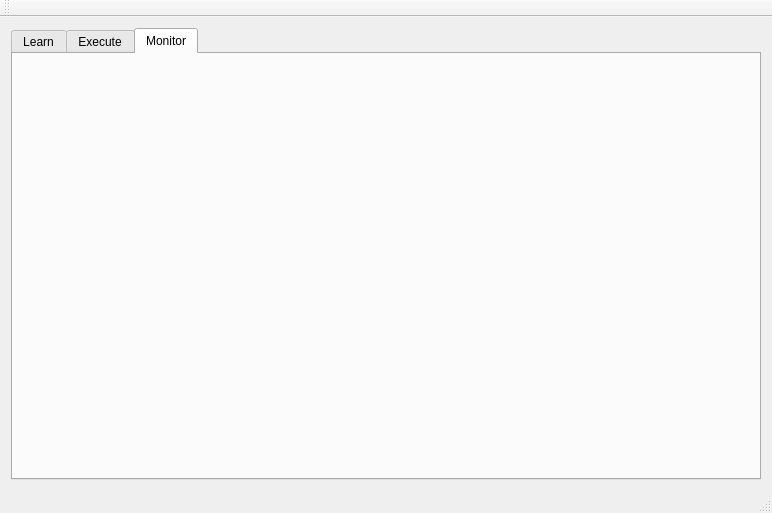
<?xml version="1.0" encoding="UTF-8"?>
<ui version="4.0">
 <class>View</class>
 <widget class="QMainWindow" name="View">
  <property name="geometry">
   <rect>
    <x>0</x>
    <y>0</y>
    <width>772</width>
    <height>513</height>
   </rect>
  </property>
  <property name="windowTitle">
   <string>View</string>
  </property>
  <widget class="QWidget" name="centralWidget">
   <layout class="QGridLayout" name="gridLayout">
    <item row="0" column="0">
     <widget class="QTabWidget" name="tabWidget">
      <property name="currentIndex">
       <number>2</number>
      </property>
      <widget class="QWidget" name="Learn">
       <attribute name="title">
        <string>Learn</string>
       </attribute>
       <layout class="QFormLayout" name="formLayout">
        <item row="0" column="0">
         <widget class="QGroupBox" name="groupBox_3">
          <property name="minimumSize">
           <size>
            <width>330</width>
            <height>300</height>
           </size>
          </property>
          <property name="title">
           <string>Test Window</string>
          </property>
          <layout class="QGridLayout" name="gridLayout_2">
           <item row="0" column="0">
            <widget class="Painter" name="trainWidget" native="true"/>
           </item>
           <item row="1" column="0">
            <widget class="QLabel" name="comandLabel">
             <property name="maximumSize">
              <size>
               <width>16777215</width>
               <height>25</height>
              </size>
             </property>
             <property name="font">
              <font>
               <pointsize>13</pointsize>
               <weight>75</weight>
               <bold>true</bold>
               <kerning>true</kerning>
              </font>
             </property>
             <property name="text">
              <string>Ready to train</string>
             </property>
             <property name="alignment">
              <set>Qt::AlignCenter</set>
             </property>
            </widget>
           </item>
          </layout>
         </widget>
        </item>
        <item row="0" column="1">
         <layout class="QVBoxLayout" name="verticalLayout_4">
          <item>
           <widget class="QGroupBox" name="groupBox_2">
            <property name="minimumSize">
             <size>
              <width>300</width>
              <height>0</height>
             </size>
            </property>
            <property name="title">
             <string>ANN Parameters</string>
            </property>
            <layout class="QVBoxLayout" name="verticalLayout_3">
             <item>
              <layout class="QHBoxLayout" name="horizontalLayout_4">
               <item>
                <widget class="QLabel" name="label_2">
                 <property name="text">
                  <string>Max Epochs</string>
                 </property>
                </widget>
               </item>
               <item>
                <spacer name="horizontalSpacer_2">
                 <property name="orientation">
                  <enum>Qt::Horizontal</enum>
                 </property>
                 <property name="sizeHint" stdset="0">
                  <size>
                   <width>40</width>
                   <height>20</height>
                  </size>
                 </property>
                </spacer>
               </item>
               <item>
                <widget class="QSpinBox" name="spinBox_2">
                 <property name="minimum">
                  <number>100</number>
                 </property>
                 <property name="maximum">
                  <number>10000</number>
                 </property>
                 <property name="singleStep">
                  <number>100</number>
                 </property>
                </widget>
               </item>
              </layout>
             </item>
             <item>
              <layout class="QHBoxLayout" name="horizontalLayout_5">
               <item>
                <widget class="QLabel" name="label_3">
                 <property name="text">
                  <string>Desired Error</string>
                 </property>
                </widget>
               </item>
               <item>
                <spacer name="horizontalSpacer_3">
                 <property name="orientation">
                  <enum>Qt::Horizontal</enum>
                 </property>
                 <property name="sizeHint" stdset="0">
                  <size>
                   <width>40</width>
                   <height>20</height>
                  </size>
                 </property>
                </spacer>
               </item>
               <item>
                <widget class="QSpinBox" name="spinBox_3"/>
               </item>
              </layout>
             </item>
            </layout>
           </widget>
          </item>
          <item>
           <spacer name="verticalSpacer">
            <property name="orientation">
             <enum>Qt::Vertical</enum>
            </property>
            <property name="sizeHint" stdset="0">
             <size>
              <width>108</width>
              <height>48</height>
             </size>
            </property>
           </spacer>
          </item>
          <item>
           <widget class="QGroupBox" name="groupBox">
            <property name="title">
             <string>Layers</string>
            </property>
            <layout class="QVBoxLayout" name="verticalLayout">
             <item>
              <layout class="QHBoxLayout" name="horizontalLayout_2">
               <item>
                <widget class="QLabel" name="label">
                 <property name="text">
                  <string>Number of Hidden Layers</string>
                 </property>
                </widget>
               </item>
               <item>
                <widget class="QSpinBox" name="spinBox">
                 <property name="minimum">
                  <number>1</number>
                 </property>
                 <property name="maximum">
                  <number>8</number>
                 </property>
                </widget>
               </item>
              </layout>
             </item>
             <item>
              <widget class="TableWidget" name="tableWidget">
               <property name="rowCount">
                <number>1</number>
               </property>
               <property name="columnCount">
                <number>1</number>
               </property>
               <attribute name="horizontalHeaderCascadingSectionResizes">
                <bool>false</bool>
               </attribute>
               <attribute name="horizontalHeaderStretchLastSection">
                <bool>true</bool>
               </attribute>
               <row/>
               <column/>
              </widget>
             </item>
             <item>
              <layout class="QHBoxLayout" name="horizontalLayout_3">
               <item>
                <spacer name="horizontalSpacer">
                 <property name="orientation">
                  <enum>Qt::Horizontal</enum>
                 </property>
                 <property name="sizeHint" stdset="0">
                  <size>
                   <width>40</width>
                   <height>20</height>
                  </size>
                 </property>
                </spacer>
               </item>
               <item>
                <widget class="QPushButton" name="learnButton">
                 <property name="text">
                  <string>Start Learning</string>
                 </property>
                </widget>
               </item>
              </layout>
             </item>
            </layout>
           </widget>
          </item>
         </layout>
        </item>
       </layout>
      </widget>
      <widget class="QWidget" name="Execute">
       <attribute name="title">
        <string>Execute</string>
       </attribute>
       <layout class="QVBoxLayout" name="verticalLayout_2">
        <item>
         <widget class="QGroupBox" name="groupBox_4">
          <property name="title">
           <string>Parameters</string>
          </property>
          <widget class="QWidget" name="verticalLayoutWidget">
           <property name="geometry">
            <rect>
             <x>60</x>
             <y>40</y>
             <width>211</width>
             <height>103</height>
            </rect>
           </property>
           <layout class="QVBoxLayout" name="verticalLayout_5">
            <property name="sizeConstraint">
             <enum>QLayout::SetMaximumSize</enum>
            </property>
            <item>
             <widget class="QLabel" name="label_4">
              <property name="text">
               <string>Amplitude</string>
              </property>
             </widget>
            </item>
            <item>
             <widget class="QTableWidget" name="paramTable">
              <property name="rowCount">
               <number>1</number>
              </property>
              <property name="columnCount">
               <number>1</number>
              </property>
              <attribute name="horizontalHeaderDefaultSectionSize">
               <number>25</number>
              </attribute>
              <attribute name="horizontalHeaderStretchLastSection">
               <bool>true</bool>
              </attribute>
              <attribute name="verticalHeaderDefaultSectionSize">
               <number>25</number>
              </attribute>
              <attribute name="verticalHeaderStretchLastSection">
               <bool>true</bool>
              </attribute>
              <row>
               <property name="text">
                <string>Electrode</string>
               </property>
              </row>
              <column/>
             </widget>
            </item>
           </layout>
          </widget>
          <widget class="QPushButton" name="executeButton">
           <property name="geometry">
            <rect>
             <x>440</x>
             <y>150</y>
             <width>99</width>
             <height>27</height>
            </rect>
           </property>
           <property name="text">
            <string>Execute</string>
           </property>
          </widget>
         </widget>
        </item>
        <item>
         <widget class="QWidget" name="widget_2" native="true"/>
        </item>
       </layout>
      </widget>
      <widget class="QWidget" name="tab">
       <attribute name="title">
        <string>Monitor</string>
       </attribute>
       <layout class="QVBoxLayout" name="verticalLayout_6">
        <item>
         <widget class="QCustomPlot" name="graph" native="true"/>
        </item>
        <item>
         <widget class="QCustomPlot" name="fourierGraph" native="true"/>
        </item>
       </layout>
      </widget>
     </widget>
    </item>
   </layout>
  </widget>
  <widget class="QMenuBar" name="menuBar">
   <property name="geometry">
    <rect>
     <x>0</x>
     <y>0</y>
     <width>772</width>
     <height>25</height>
    </rect>
   </property>
  </widget>
  <widget class="QToolBar" name="mainToolBar">
   <attribute name="toolBarArea">
    <enum>TopToolBarArea</enum>
   </attribute>
   <attribute name="toolBarBreak">
    <bool>false</bool>
   </attribute>
  </widget>
  <widget class="QStatusBar" name="statusBar"/>
 </widget>
 <layoutdefault spacing="6" margin="11"/>
 <customwidgets>
  <customwidget>
   <class>Painter</class>
   <extends>QWidget</extends>
   <header location="global">painter.h</header>
   <container>1</container>
  </customwidget>
  <customwidget>
   <class>QCustomPlot</class>
   <extends>QWidget</extends>
   <header location="global">qcustomplot.h</header>
   <container>1</container>
  </customwidget>
  <customwidget>
   <class>TableWidget</class>
   <extends>QTableWidget</extends>
   <header location="global">tablewidget.h</header>
  </customwidget>
 </customwidgets>
 <resources/>
 <connections/>
</ui>
